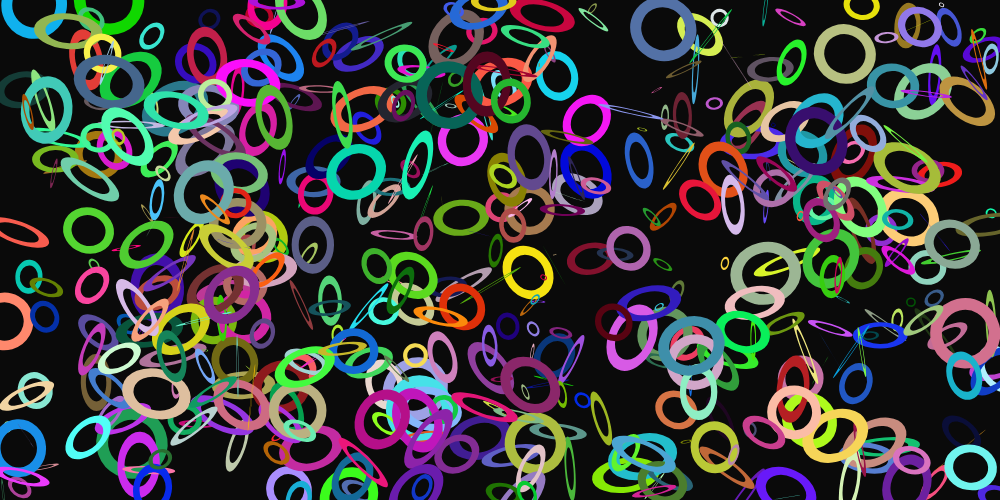
Frame 1 (no input)
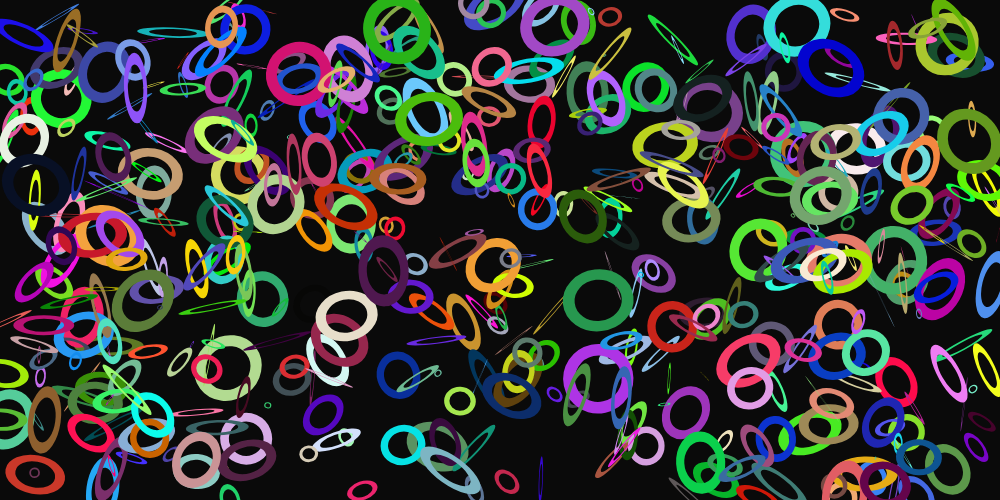
Frame 2 (the mouse pressed at the canvas centre, redrawn once)

The p5.js sketch that drew these frames (run headless with seeded random() and noise() and a simulated clock; the mouse was pressed at the canvas centre and the sketch redrawn once):

// p5.js sketch
// ── sketch.js
//https://github.com/stavrosdidakis/DAT-GAD-405_2017
//https://p5js.org

//DAT405 / GAD405
//06_Exercise02 - Geometric Universe

function setup() {
  createCanvas(1000, 500);
  strokeWeight(8);
  noFill();
  frameRate(25);
  noLoop();
}

function draw() {
  background(10);
  //Create 300 shares using the for-loop
  for (var i = 0; i < 500; i++) {
    push();
    translate(random(width), random(height));
    stroke(random(255), random(255), random(255));
    rotate(random(10*PI));
    scale(random(1.5), random(1.5));
    ellipse(0,0,40,40);
    pop();
  }
}
